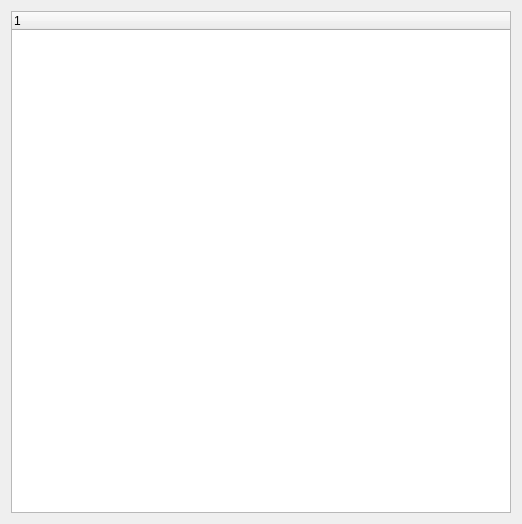
<?xml version="1.0" encoding="UTF-8"?>
<ui version="4.0">
 <class>Widget</class>
 <widget class="QWidget" name="Widget">
  <property name="geometry">
   <rect>
    <x>0</x>
    <y>0</y>
    <width>522</width>
    <height>524</height>
   </rect>
  </property>
  <property name="windowTitle">
   <string>Widget</string>
  </property>
  <layout class="QVBoxLayout" name="verticalLayout">
   <item>
    <widget class="QTreeWidget" name="treeWidget">
     <column>
      <property name="text">
       <string notr="true">1</string>
      </property>
     </column>
    </widget>
   </item>
  </layout>
 </widget>
 <layoutdefault spacing="6" margin="11"/>
 <resources/>
 <connections/>
</ui>
